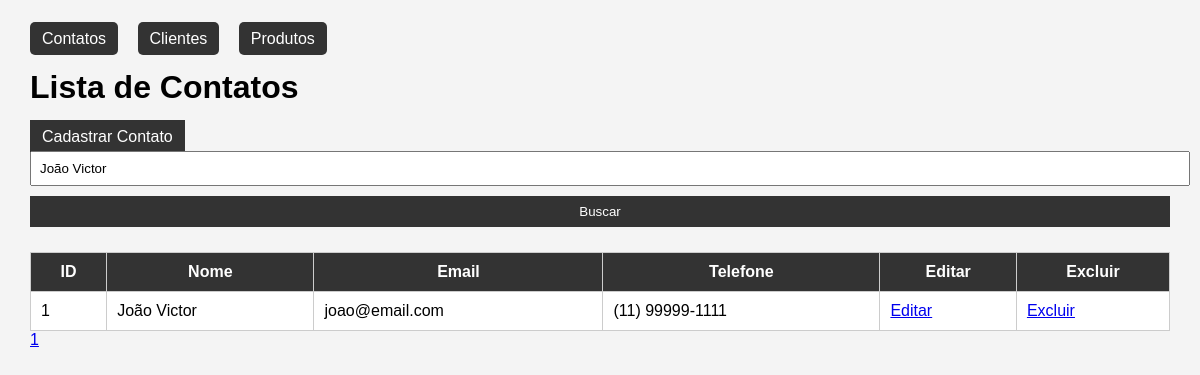
/index.php?busca=João Victor, run on the app's committed database.
### tables this page shows
CREATE TABLE `contatos` (
  `id` int(11) NOT NULL,
  `nome` varchar(100) NOT NULL,
  `email` varchar(100) NOT NULL,
  `telefone` varchar(20) DEFAULT NULL,
  `created_at` timestamp NOT NULL DEFAULT current_timestamp()
);

### funcoes.php (the view, shortened to what this page needs)
<?php
function obterContatos(PDO $pdo, string $busca = '', int $pagina = 1, int $porPagina = 10): array {
    $offset = ($pagina - 1) * $porPagina;
    $termo = '%' . $busca . '%';
    $stmt = $pdo->prepare(
        'SELECT * FROM contatos
         WHERE nome LIKE ? OR email LIKE ?
         ORDER BY nome
         LIMIT ? OFFSET ?'
    );
    $stmt->bindValue(1, $termo);
    $stmt->bindValue(2, $termo);
    $stmt->bindValue(3, $porPagina, PDO::PARAM_INT);
    $stmt->bindValue(4, $offset, PDO::PARAM_INT);
    $stmt->execute();
    return $stmt->fetchAll();
}
function exibirTabelaContatos(array $contatos): void {
    echo '<table border="1" cellpadding="10">';
    echo '<tr>';
    echo '<th>ID</th>';
    echo '<th>Nome</th>';
    echo '<th>Email</th>';
    echo '<th>Telefone</th>';
    echo '<th>Editar</th>';
    echo '<th>Excluir</th>';
    echo '</tr>';
    foreach ($contatos as $contato) {
        echo '<tr>';
        echo '<td>' . $contato['id'] . '</td>';
        echo '<td>' . htmlspecialchars($contato['nome']) . '</td>';
        echo '<td>' . htmlspecialchars($contato['email']) . '</td>';
        echo '<td>' . htmlspecialchars($contato['telefone']) . '</td>';
        echo '<td><a href="editar_contato.php?id=' . $contato['id'] . '">Editar</a></td>';
        echo '<td><a href="excluir_contato.php?id=' . $contato['id'] . '">Excluir</a></td>';
        echo '</tr>';
    }
    echo '</table>';
}

### cabecalho.php (style rules this page uses)
body { font-family: Arial, sans-serif; margin: 30px; background: #f4f4f4; }
table { width: 100%; background: white; border-collapse: collapse; margin-top: 20px; }
th, td { padding: 10px; border: 1px solid #ccc; }
th { background: #333; color: white; }

### data on the page
contatos: id "1", nome "João Victor", email "joao@email.com", telefone "(11) 99999-1111"
